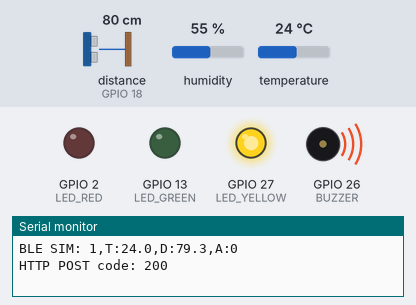
Bench run of a sketch on a simulated ESP32. Parts: output pins drawn as LEDs (lit = HIGH), buzzer (waves = sounding), the last lines printed to the serial monitor. Wiring (from diagram.json): ultrasonic range finder: trigger GPIO 5; echo GPIO 18. The inputs (shaded band) are chosen by the test bench; at power-on: distance to the obstacle (sensor on GPIO 18) 80 cm, humidity 55 %, temperature 24 °C. The echo pulse lasts 58.3 µs per cm; WiFi joins after 1.5 s; servers stay silent unless stated; uploads are accepted with an empty reply; pins used as bus, display or sensor lines are not drawn.

Above: at 2.8 s.
2.9 s: distance to the obstacle (sensor on GPIO 18) set to 34 cm
5.6 s: distance to the obstacle (sensor on GPIO 18) set to 28 cm
At 6.8 s:
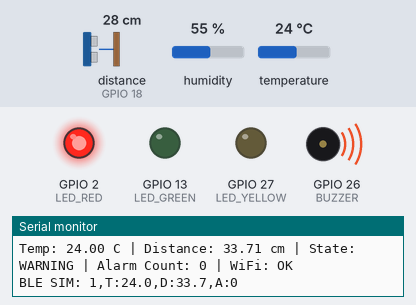
8.3 s: distance to the obstacle (sensor on GPIO 18) set to 35 cm
At 11.1 s:
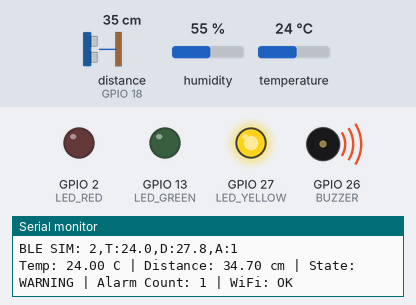
11.6 s: distance to the obstacle (sensor on GPIO 18) set to 2 cm
At 12.6 s:
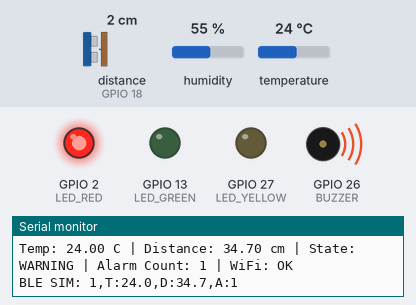
Timing chart, 0 to 14.6 s (numbered marks = the images above; inputs shaded):
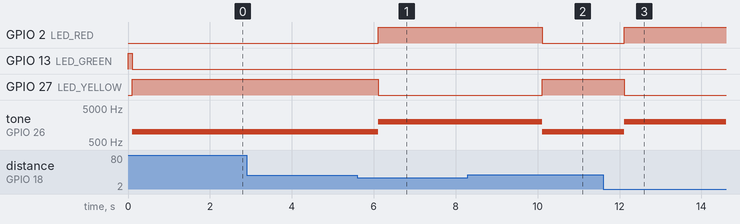

The sketch:

sketch.ino
```cpp
#include <DHT.h>
#include <WiFi.h>
#include <HTTPClient.h>
#include <ArduinoJson.h>

const char* SSID = "Wokwi-GUEST";
const char* PASSWORD = "";
const char* SERVER = "http://httpbin.org/post";

volatile bool g_wifi_ok = false;

#define DHTPIN 4
#define DHTTYPE DHT22

#define TRIG_PIN 5
#define ECHO_PIN 18

#define LED_GREEN 13
#define LED_YELLOW 27
#define LED_RED 2

#define BUZZER 26

DHT dht(DHTPIN, DHTTYPE);

typedef enum {
  STATE_NORMAL = 0,
  STATE_WARNING = 1,
  STATE_ALERT = 2
} SecurityState;

volatile SecurityState g_state = STATE_NORMAL;
volatile float g_temperature = 0.0;
volatile float g_distance = 0.0;
volatile int g_alarm_count = 0;

void sensorTask(void *pvParameters);
void alertTask(void *pvParameters);
void displayTask(void *pvParameters);
void bleTask(void *pvParameters);
void wifiTask(void *pvParameters);

float readDistanceCM() {
  digitalWrite(TRIG_PIN, LOW);
  delayMicroseconds(2);

  digitalWrite(TRIG_PIN, HIGH);
  delayMicroseconds(10);

  digitalWrite(TRIG_PIN, LOW);

  long duration = pulseIn(ECHO_PIN, HIGH, 30000);

  if (duration == 0) {
    return -1;
  }

  return duration * 0.034 / 2;
}

void evaluateState() {
  bool distAlert = (g_distance > 0 && g_distance < 30.0);
  bool distWarn = (g_distance > 0 && g_distance < 100.0);

  bool tempAlert = (g_temperature > 35.0);
  bool tempWarn = (g_temperature > 32.0);

  if (distAlert || tempAlert) {
    if (g_state != STATE_ALERT) {
      g_alarm_count++;
    }
    g_state = STATE_ALERT;
  } else if (distWarn || tempWarn) {
    g_state = STATE_WARNING;
  } else {
    g_state = STATE_NORMAL;
  }
}

void updateOutputs() {
  digitalWrite(LED_GREEN, LOW);
  digitalWrite(LED_YELLOW, LOW);
  digitalWrite(LED_RED, LOW);
  noTone(BUZZER);

  if (g_state == STATE_NORMAL) {
    digitalWrite(LED_GREEN, HIGH);
  } else if (g_state == STATE_WARNING) {
    digitalWrite(LED_YELLOW, HIGH);
    tone(BUZZER, 1000);
  } else if (g_state == STATE_ALERT) {
    digitalWrite(LED_RED, HIGH);
    tone(BUZZER, 2000);
  }
}

const char* stateToText(SecurityState state) {
  switch (state) {
    case STATE_NORMAL:
      return "NORMAL";
    case STATE_WARNING:
      return "WARNING";
    case STATE_ALERT:
      return "ALERT";
    default:
      return "UNKNOWN";
  }
}

String buildPayload() {
  return String((int)g_state) +
         ",T:" + String(g_temperature, 1) +
         ",D:" + String(g_distance, 1) +
         ",A:" + String(g_alarm_count);
}

void setup() {
  Serial.begin(115200);

  dht.begin();

  pinMode(TRIG_PIN, OUTPUT);
  pinMode(ECHO_PIN, INPUT);

  pinMode(LED_GREEN, OUTPUT);
  pinMode(LED_YELLOW, OUTPUT);
  pinMode(LED_RED, OUTPUT);

  pinMode(BUZZER, OUTPUT);

  WiFi.mode(WIFI_STA);
  WiFi.begin(SSID, PASSWORD);

  xTaskCreate(sensorTask, "Sensor Task", 3072, NULL, 1, NULL);
  xTaskCreate(alertTask, "Alert Task", 2048, NULL, 3, NULL);
  xTaskCreate(displayTask, "Display Task", 2048, NULL, 2, NULL);
  xTaskCreate(bleTask, "BLE SIM Task", 2048, NULL, 1, NULL);
  xTaskCreate(wifiTask, "WiFi Task", 8192, NULL, 1, NULL);
}

void loop() {
  vTaskDelay(1000 / portTICK_PERIOD_MS);
}

void sensorTask(void *pvParameters) {
  while (true) {
    float temp = dht.readTemperature();

    if (!isnan(temp)) {
      g_temperature = temp;
    }

    g_distance = readDistanceCM();

    evaluateState();

    vTaskDelay(2000 / portTICK_PERIOD_MS);
  }
}

void alertTask(void *pvParameters) {
  while (true) {
    updateOutputs();

    vTaskDelay(100 / portTICK_PERIOD_MS);
  }
}

void displayTask(void *pvParameters) {
  while (true) {
    Serial.printf(
      "Temp: %.2f C | Distance: %.2f cm | State: %s | Alarm Count: %d | WiFi: %s\n",
      g_temperature,
      g_distance,
      stateToText(g_state),
      g_alarm_count,
      g_wifi_ok ? "OK" : "DOWN"
    );

    vTaskDelay(1000 / portTICK_PERIOD_MS);
  }
}

void bleTask(void *pvParameters) {
  while (true) {
    Serial.printf("BLE SIM: %s\n", buildPayload().c_str());
    vTaskDelay(2000 / portTICK_PERIOD_MS);
  }
}

void wifiTask(void *pvParameters) {
  while (true) {
    if (WiFi.status() != WL_CONNECTED) {
      g_wifi_ok = false;

      Serial.println("WiFi connecting...");
      vTaskDelay(1000 / portTICK_PERIOD_MS);
      continue;
    }

    g_wifi_ok = true;

    HTTPClient http;
    http.begin(SERVER);
    http.addHeader("Content-Type", "application/json");

    StaticJsonDocument<256> doc;
    doc["temperature"] = g_temperature;
    doc["distance"] = g_distance;
    doc["state"] = stateToText(g_state);
    doc["alarm_count"] = g_alarm_count;

    String json;
    serializeJson(doc, json);

    int code = http.POST(json);

    Serial.print("HTTP POST code: ");
    Serial.println(code);

    http.end();

    vTaskDelay(5000 / portTICK_PERIOD_MS);
  }
}
```

Measured:
- the behaviour switches between 31 and 30 cm on distance to the obstacle (sensor on GPIO 18) (found by bisection; images 0 and 1)
- after the input at 5.6 s, GPIO 2 (LED_RED): LOW → HIGH after 0.51 s; GPIO 27 (LED_YELLOW): HIGH → LOW after 0.51 s; tone on GPIO 26 (BUZZER): 1000 Hz → 2000 Hz after 0.51 s
- after the input at 8.3 s, GPIO 2 (LED_RED): HIGH → LOW after 1.8 s; GPIO 27 (LED_YELLOW): LOW → HIGH after 1.8 s; tone on GPIO 26 (BUZZER): 2000 Hz → 1000 Hz after 1.8 s
- after the input at 11.6 s, GPIO 2 (LED_RED): LOW → HIGH after 0.51 s; GPIO 27 (LED_YELLOW): HIGH → LOW after 0.51 s; tone on GPIO 26 (BUZZER): 1000 Hz → 2000 Hz after 0.51 s
